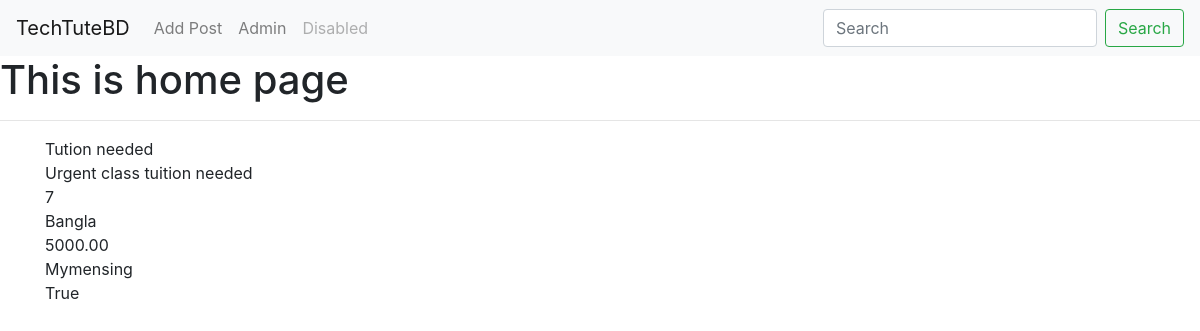
/detail/1, run on the app's committed database.
### app/models.py (models this page shows, shortened)
class Post(models.Model):
    year_in_scholl_choice =( ('TWELVE','12'), ('ELEVEN','11'),
                             ('TEN' , '10'),
                             ('NINE' ,'9'),
                             ('EIGHT' , '8'),
                             ('SEVEN' , '7'),
                             ('SIX' , '6'),
                             ('FIVE' , '5'),
                             ('FOUR','4'),
                             ('THREE', '3'),
                             ('TWO','2'),
                             ('ONE', '1'))
    medium_choice = (('English','English'),
                     ('Bangla','Bangla'))
    title = models.CharField(max_length=255)
    content = models.TextField()
    class_school = models.CharField(max_length=15,choices=year_in_scholl_choice,default='ONE')
    medium = models.CharField(max_length=50,choices=medium_choice,default='Bangla')
    salary = models.DecimalField(max_digits=7,decimal_places=2)
    location = models.CharField(max_length=250,default='Dhaka')
    available = models.BooleanField(default=True)
    created = models.DateTimeField(auto_now_add=True)

### app/views.py (the view)
# urls.py: path('detail/<int:pk>',PostDetail.as_view(),name = 'detail'),
class PostDetail(DetailView):
    model = Post
    template_name = 'tuition/detail.html'

### app/templates/tuition/detail.html
{% extends 'tuition/base.html' %}
{% block content %}
<h1>This is home page</h1>
    <hr>
    <div class="container">
    {{ object.title }}<br>
    {{ object.content }}<br>
    {{ object.class_school }}<br>
    {{ object.medium }}<br>
    {{ object.salary }}<br>
    {{ object.location }}<br>
    {{ object.available }}<br>
    </div>
{% endblock %}

### data on the page
Post: title "Tution needed", content "Urgent class tuition needed", class_school "7", medium "Bangla", salary "5000.00", location "Mymensing", available "True"
